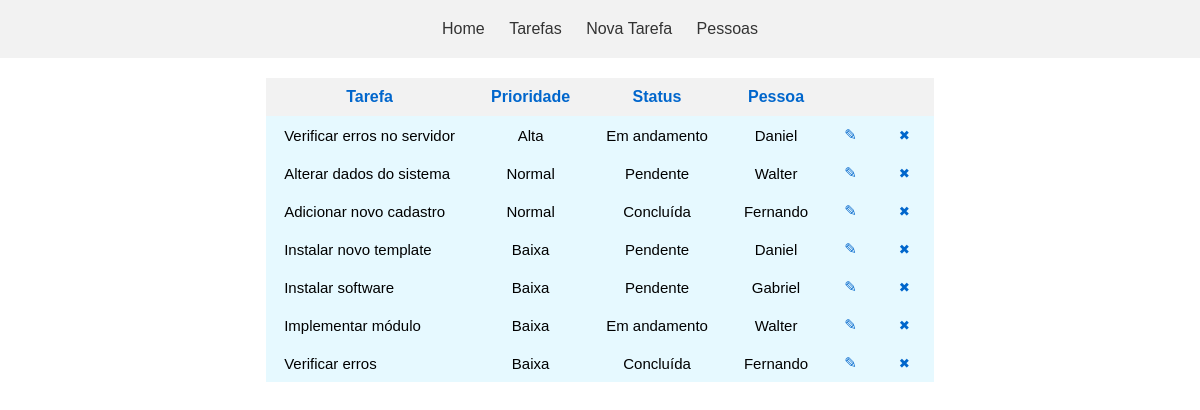
Screenshot of /index.php/tarefas with the database file from the repository.
### tables this page shows
CREATE TABLE `tarefas` (
  `id_tarefa` int(10) UNSIGNED NOT NULL,
  `nome_tarefa` varchar(30) NOT NULL,
  `prioridade` tinyint(1) NOT NULL,
  `status` tinyint(1) NOT NULL,
  `pessoa` int(11) NOT NULL
);

CREATE TABLE `pessoas` (
  `id_pessoa` int(10) UNSIGNED NOT NULL,
  `nome` varchar(30) NOT NULL
);

### application/controllers/Tarefas.php (called while the page is built, shortened)
<?php
class Tarefas extends CI_Controller{
	public $data = array();
	function __Construct(){
		$this->data["tarefas"] = $this->Tarefas_model->get_tarefas();
		$this->data["prioridades"] = $this->Tarefas_model->prioridades();
		$this->data["status"] = $this->Tarefas_model->status();
	}
	public function index(){
		$this->data["titulo"] = "Tarefas";
		$this->load->view('tarefas/lista', $this->data);
	}
}

### index.php (called while the page is built, shortened)
<?php
require_once BASEPATH.'core/CodeIgniter.php';

### application/models/Tarefas_model.php (called while the page is built, shortened)
<?php
    class Tarefas_model extends CI_Model{
        public function get_tarefas(){
            $this->db->select('*');
            $this->db->from('tarefas');
            $this->db->join('pessoas', 'pessoas.id_pessoa = tarefas.pessoa');
            $this->db->order_by("prioridade DESC, status");
            $query = $this->db->get();
            return $query->result_array();
        }
        public function prioridades(){
            $prioridades[1] = "Baixa";
            $prioridades[2] = "Normal";
            $prioridades[3] = "Alta";
            return $prioridades;
        }
        public function status(){
            $status[0] = "Pendente";
            $status[1] = "Em andamento";
            $status[2] = "Concluída";
            return $status;
        }
    }

### application/views/tarefas/lista.php (the view, shortened to what this page needs)
<?php
    include APPPATH."/views/header.php";
?>
<table class="tabelas">
    <tr>
        <th>Tarefa</th>
        <th>Prioridade</th>
        <th>Status</th>
        <th>Pessoa</th>
        <th></th>
        <th></th>
    </tr>
    <?php
        foreach($tarefas as $tarefa){
            $id = $tarefa["id_tarefa"];
            echo "<tr>";
            echo "<td>".$tarefa['nome_tarefa']."</td>";
            echo "<td class='center'>".$prioridades[$tarefa['prioridade']]."</td>";
            echo "<td class='center'>".$status[$tarefa['status']]."</td>";
            echo "<td class='center'>".$tarefa['nome']."</td>";
            echo "<td class='center'><a href='tarefas/editar/".$id."'>&#9998;</a></td>";
            echo "<td class='center'><button class='delete-bt' onclick='excluir(".$id.", \"".$tarefa['nome_tarefa']."\")'>&#10006;</button></td>";
            echo "</tr>";
        }
    ?>
</table>
<?php
	include APPPATH."/views/footer.php";
?>

### application/views/header.php (shortened to what this page needs)
<!DOCTYPE html>
<html lang="pt-br">
<head>
    <link rel="stylesheet" href="<?=base_url();?>/assets/css/style.css">
</head>
    <body>
        <div class="menu">
            <a href="<?=base_url();?>">Home</a>
            <a href="<?=base_url();?>tarefas">Tarefas</a>
            <a href="<?=base_url();?>tarefas/nova">Nova Tarefa</a>
            <a href="<?=base_url();?>pessoas">Pessoas</a>
        </div>

### assets/css/style.css (style rules this page uses)
body { margin: 0; padding: 0; font-family: Arial, Helvetica, sans-serif; overflow-y: scroll; }
.menu { text-align: center; background: #f2f2f2; padding: 10px 0; }
.menu a { display: inline-block; padding: 10px; color: #333333; transition: 0.1s; text-decoration: none; }
.tabelas { margin: 20px auto; border-collapse: collapse; }
.tabelas th { background: #f2f2f2; color: #0066cc; padding: 10px 18px; }
.tabelas td { padding: 10px 18px; background: #e6f9ff; font-size: 15px; }
.tabelas a { color: #0066cc; text-decoration: none; }
.tabelas button { background: none; border: none; color: #0066cc; cursor: pointer; outline: none; }
.center { text-align: center; }

### rows the page displays
tarefas: nome_tarefa "Verificar erros no servidor", prioridade "Alta", status "Em andamento", pessoas.nome "Daniel"
tarefas: nome_tarefa "Alterar dados do sistema", prioridade "Normal", status "Pendente", pessoas.nome "Walter"
tarefas: nome_tarefa "Adicionar novo cadastro", prioridade "Normal", status "Concluída", pessoas.nome "Fernando"
tarefas: nome_tarefa "Instalar novo template", prioridade "Baixa", status "Pendente", pessoas.nome "Daniel"
tarefas: nome_tarefa "Instalar software", prioridade "Baixa", status "Pendente", pessoas.nome "Gabriel"
tarefas: nome_tarefa "Implementar módulo", prioridade "Baixa", status "Em andamento", pessoas.nome "Walter"
tarefas: nome_tarefa "Verificar erros", prioridade "Baixa", status "Concluída", pessoas.nome "Fernando"
